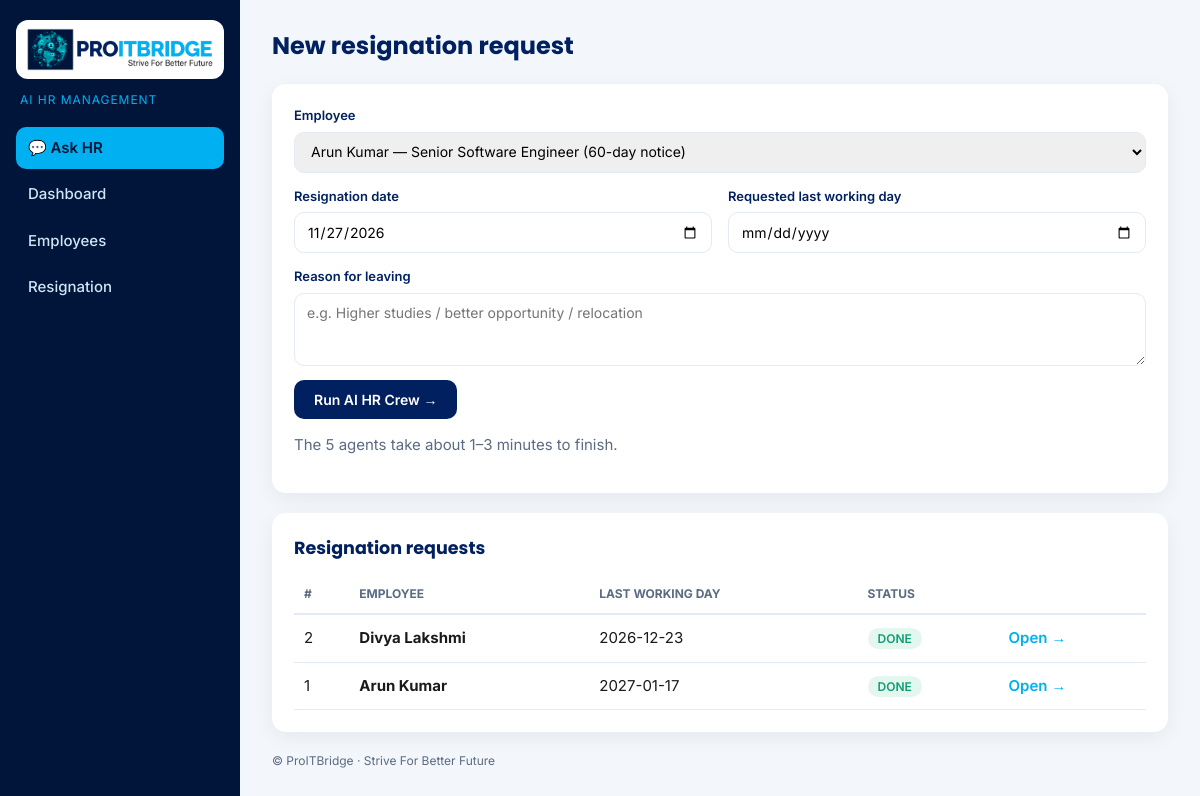
The app's page /resign with its own data.
### tables this page shows
CREATE TABLE requests (
                id INTEGER PRIMARY KEY AUTOINCREMENT,
                employee_id INTEGER,
                resignation_date TEXT, last_working_day TEXT, reason TEXT,
                status TEXT,                -- RUNNING / DONE / FAILED
                policy TEXT, payroll TEXT, compliance TEXT, final_report TEXT,
                error TEXT,
                created_at TEXT DEFAULT CURRENT_TIMESTAMP
            );

CREATE TABLE employees (
                id INTEGER PRIMARY KEY AUTOINCREMENT,
                name TEXT, designation TEXT, department TEXT,
                date_of_joining TEXT, monthly_salary REAL,
                leave_balance REAL, notice_period_days INTEGER
            );

### main.py (the view)
@app.get("/resign")
def resign_page(request: Request):
    return templates.TemplateResponse(request, "resign.html", {
        "employees": database.get_employees(),
        "requests": database.get_requests(),
        "today": date.today().isoformat(),
    })

### templates/resign.html
{% extends "base.html" %}
{% block heading %}New resignation request{% endblock %}
{% block content %}
<form class="card form" method="post" action="/resign">
  <label>Employee
    <select name="employee_id" required>
      {% for e in employees %}
      <option value="{{ e.id }}">{{ e.name }} — {{ e.designation }} ({{ e.notice_period_days }}-day notice)</option>
      {% endfor %}
    </select>
  </label>
  <div class="grid">
    <label>Resignation date<input type="date" name="resignation_date" value="{{ today }}" required></label>
    <label>Requested last working day<input type="date" name="last_working_day" required></label>
  </div>
  <label>Reason for leaving<textarea name="reason" rows="3" required placeholder="e.g. Higher studies / better opportunity / relocation"></textarea></label>
  <button class="btn" type="submit">Run AI HR Crew →</button>
  <p class="muted">The 5 agents take about 1–3 minutes to finish.</p>
</form>
<div class="card">
  <h3>Resignation requests</h3>
  {% if requests %}
  <table class="table">
    <tr><th>#</th><th>Employee</th><th>Last working day</th><th>Status</th><th></th></tr>
    {% for r in requests %}
    <tr>
      <td>{{ r.id }}</td>
      <td><b>{{ r.employee_name }}</b></td>
      <td>{{ r.last_working_day }}</td>
      <td><span class="badge {{ r.status|lower }}">{{ r.status }}</span></td>
      <td><a class="link" href="/requests/{{ r.id }}">Open →</a></td>
    </tr>
    {% endfor %}
  </table>
  {% else %}
  <p class="muted">No requests yet.</p>
  {% endif %}
</div>
{% endblock %}

### static/style.css (style rules this page uses)
:root { --navy: #002060; --cyan: #00b0f0; --deep: #01153a; --ink: #1a1a1a; --cyan-soft: #e6f7fe; --muted: #5b6b82; --line: #e3eaf3; --bg: #f3f7fb; }
* { box-sizing: border-box; }
body { margin: 0; font-family: Inter, sans-serif; color: var(--ink); background: var(--bg); font-size: 15px; line-height: 1.5; }
h1, h2, h3 { font-family: Poppins, sans-serif; color: var(--navy); margin: 0 0 14px; }
a { text-decoration: none; color: inherit; }
.card { background: white; border-radius: 14px; padding: 22px; box-shadow: 0 6px 20px rgba(1, 21, 58, .06); }
.muted { color: var(--muted); }
.link { color: var(--cyan); font-weight: 600; }
.table { width: 100%; border-collapse: collapse; }
.table th { text-align: left; font-size: 12px; text-transform: uppercase; color: var(--muted); padding: 10px; border-bottom: 2px solid var(--line); }
.table td { padding: 12px 10px; border-bottom: 1px solid var(--line); }
.badge { padding: 3px 10px; border-radius: 99px; font-size: 12px; font-weight: 600; }
.badge.done { background: #e3f7ef; color: #0f9d74; }
.form label { display: flex; flex-direction: column; gap: 6px; font-size: 13px; font-weight: 600; color: var(--navy); margin-bottom: 14px; }
.form input, .form select, .form textarea { font: 14px Inter, sans-serif; padding: 10px 12px; border: 1px solid var(--line); border-radius: 10px; }
.grid { display: grid; grid-template-columns: repeat(auto-fit, minmax(220px, 1fr)); gap: 0 16px; }
.btn { background: var(--navy); color: white; border: 0; padding: 11px 20px; border-radius: 10px; font: 600 14px Inter, sans-serif; cursor: pointer; }

### records on screen
requests: id "2", employee_name "Divya Lakshmi", last_working_day "2026-12-23", status "DONE"
requests: id "1", employee_name "Arun Kumar", last_working_day "2027-01-17", status "DONE"

### other values on screen
form field employee_id "Arun Kumar — Senior Software Engineer (60-day notice)"
